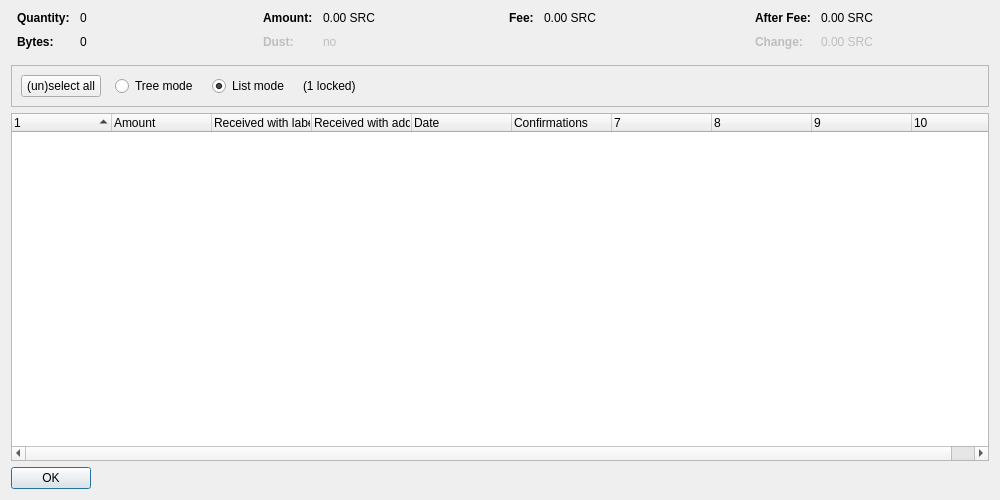
<?xml version="1.0" encoding="UTF-8"?>
<ui version="4.0">
 <class>CoinControlDialog</class>
 <widget class="QDialog" name="CoinControlDialog">
  <property name="geometry">
   <rect>
    <x>0</x>
    <y>0</y>
    <width>1000</width>
    <height>500</height>
   </rect>
  </property>
  <property name="windowTitle">
   <string>Coin Selection</string>
  </property>
  <layout class="QVBoxLayout" name="verticalLayout">
   <item>
    <layout class="QHBoxLayout" name="horizontalLayoutTop" stretch="0,0,0,0">
     <property name="topMargin">
      <number>0</number>
     </property>
     <property name="bottomMargin">
      <number>10</number>
     </property>
     <item>
      <layout class="QFormLayout" name="formLayoutCoinControl1">
       <property name="horizontalSpacing">
        <number>10</number>
       </property>
       <property name="verticalSpacing">
        <number>10</number>
       </property>
       <property name="leftMargin">
        <number>6</number>
       </property>
       <property name="rightMargin">
        <number>6</number>
       </property>
       <item row="0" column="0">
        <widget class="QLabel" name="labelCoinControlQuantityText">
         <property name="font">
          <font>
           <weight>75</weight>
           <bold>true</bold>
          </font>
         </property>
         <property name="text">
          <string>Quantity:</string>
         </property>
        </widget>
       </item>
       <item row="0" column="1">
        <widget class="QLabel" name="labelCoinControlQuantity">
         <property name="cursor">
          <cursorShape>IBeamCursor</cursorShape>
         </property>
         <property name="contextMenuPolicy">
          <enum>Qt::ActionsContextMenu</enum>
         </property>
         <property name="text">
          <string notr="true">0</string>
         </property>
         <property name="textInteractionFlags">
          <set>Qt::LinksAccessibleByMouse|Qt::TextSelectableByKeyboard|Qt::TextSelectableByMouse</set>
         </property>
        </widget>
       </item>
       <item row="1" column="0">
        <widget class="QLabel" name="labelCoinControlBytesText">
         <property name="font">
          <font>
           <weight>75</weight>
           <bold>true</bold>
          </font>
         </property>
         <property name="text">
          <string>Bytes:</string>
         </property>
        </widget>
       </item>
       <item row="1" column="1">
        <widget class="QLabel" name="labelCoinControlBytes">
         <property name="cursor">
          <cursorShape>IBeamCursor</cursorShape>
         </property>
         <property name="contextMenuPolicy">
          <enum>Qt::ActionsContextMenu</enum>
         </property>
         <property name="text">
          <string notr="true">0</string>
         </property>
         <property name="textInteractionFlags">
          <set>Qt::LinksAccessibleByMouse|Qt::TextSelectableByKeyboard|Qt::TextSelectableByMouse</set>
         </property>
        </widget>
       </item>
      </layout>
     </item>
     <item>
      <layout class="QFormLayout" name="formLayoutCoinControl2">
       <property name="horizontalSpacing">
        <number>10</number>
       </property>
       <property name="verticalSpacing">
        <number>10</number>
       </property>
       <property name="leftMargin">
        <number>6</number>
       </property>
       <property name="rightMargin">
        <number>6</number>
       </property>
       <item row="0" column="0">
        <widget class="QLabel" name="labelCoinControlAmountText">
         <property name="font">
          <font>
           <weight>75</weight>
           <bold>true</bold>
          </font>
         </property>
         <property name="text">
          <string>Amount:</string>
         </property>
        </widget>
       </item>
       <item row="0" column="1">
        <widget class="QLabel" name="labelCoinControlAmount">
         <property name="cursor">
          <cursorShape>IBeamCursor</cursorShape>
         </property>
         <property name="contextMenuPolicy">
          <enum>Qt::ActionsContextMenu</enum>
         </property>
         <property name="text">
          <string notr="true">0.00 SRC</string>
         </property>
         <property name="textInteractionFlags">
          <set>Qt::LinksAccessibleByMouse|Qt::TextSelectableByKeyboard|Qt::TextSelectableByMouse</set>
         </property>
        </widget>
       </item>
       <item row="1" column="0">
        <widget class="QLabel" name="labelCoinControlLowOutputText">
         <property name="enabled">
          <bool>false</bool>
         </property>
         <property name="font">
          <font>
           <weight>75</weight>
           <bold>true</bold>
          </font>
         </property>
         <property name="text">
          <string>Dust:</string>
         </property>
        </widget>
       </item>
       <item row="1" column="1">
        <widget class="QLabel" name="labelCoinControlLowOutput">
         <property name="enabled">
          <bool>false</bool>
         </property>
         <property name="cursor">
          <cursorShape>IBeamCursor</cursorShape>
         </property>
         <property name="contextMenuPolicy">
          <enum>Qt::ActionsContextMenu</enum>
         </property>
         <property name="text">
          <string notr="true">no</string>
         </property>
         <property name="textInteractionFlags">
          <set>Qt::LinksAccessibleByMouse|Qt::TextSelectableByKeyboard|Qt::TextSelectableByMouse</set>
         </property>
        </widget>
       </item>
      </layout>
     </item>
     <item>
      <layout class="QFormLayout" name="formLayoutCoinControl3">
       <property name="horizontalSpacing">
        <number>10</number>
       </property>
       <property name="verticalSpacing">
        <number>10</number>
       </property>
       <property name="leftMargin">
        <number>6</number>
       </property>
       <property name="rightMargin">
        <number>6</number>
       </property>
       <item row="0" column="0">
        <widget class="QLabel" name="labelCoinControlFeeText">
         <property name="font">
          <font>
           <weight>75</weight>
           <bold>true</bold>
          </font>
         </property>
         <property name="text">
          <string>Fee:</string>
         </property>
        </widget>
       </item>
       <item row="0" column="1">
        <widget class="QLabel" name="labelCoinControlFee">
         <property name="cursor">
          <cursorShape>IBeamCursor</cursorShape>
         </property>
         <property name="contextMenuPolicy">
          <enum>Qt::ActionsContextMenu</enum>
         </property>
         <property name="text">
          <string notr="true">0.00 SRC</string>
         </property>
         <property name="textInteractionFlags">
          <set>Qt::LinksAccessibleByMouse|Qt::TextSelectableByKeyboard|Qt::TextSelectableByMouse</set>
         </property>
        </widget>
       </item>
      </layout>
     </item>
     <item>
      <layout class="QFormLayout" name="formLayoutCoinControl4">
       <property name="horizontalSpacing">
        <number>10</number>
       </property>
       <property name="verticalSpacing">
        <number>10</number>
       </property>
       <property name="leftMargin">
        <number>6</number>
       </property>
       <property name="rightMargin">
        <number>6</number>
       </property>
       <item row="0" column="0">
        <widget class="QLabel" name="labelCoinControlAfterFeeText">
         <property name="font">
          <font>
           <weight>75</weight>
           <bold>true</bold>
          </font>
         </property>
         <property name="text">
          <string>After Fee:</string>
         </property>
        </widget>
       </item>
       <item row="0" column="1">
        <widget class="QLabel" name="labelCoinControlAfterFee">
         <property name="cursor">
          <cursorShape>IBeamCursor</cursorShape>
         </property>
         <property name="contextMenuPolicy">
          <enum>Qt::ActionsContextMenu</enum>
         </property>
         <property name="text">
          <string notr="true">0.00 SRC</string>
         </property>
         <property name="textInteractionFlags">
          <set>Qt::LinksAccessibleByMouse|Qt::TextSelectableByKeyboard|Qt::TextSelectableByMouse</set>
         </property>
        </widget>
       </item>
       <item row="1" column="0">
        <widget class="QLabel" name="labelCoinControlChangeText">
         <property name="enabled">
          <bool>false</bool>
         </property>
         <property name="font">
          <font>
           <weight>75</weight>
           <bold>true</bold>
          </font>
         </property>
         <property name="text">
          <string>Change:</string>
         </property>
        </widget>
       </item>
       <item row="1" column="1">
        <widget class="QLabel" name="labelCoinControlChange">
         <property name="enabled">
          <bool>false</bool>
         </property>
         <property name="cursor">
          <cursorShape>IBeamCursor</cursorShape>
         </property>
         <property name="contextMenuPolicy">
          <enum>Qt::ActionsContextMenu</enum>
         </property>
         <property name="text">
          <string notr="true">0.00 SRC</string>
         </property>
         <property name="textInteractionFlags">
          <set>Qt::LinksAccessibleByMouse|Qt::TextSelectableByKeyboard|Qt::TextSelectableByMouse</set>
         </property>
        </widget>
       </item>
      </layout>
     </item>
    </layout>
   </item>
   <item>
    <widget class="QFrame" name="frame">
     <property name="minimumSize">
      <size>
       <width>0</width>
       <height>40</height>
      </size>
     </property>
     <property name="frameShape">
      <enum>QFrame::StyledPanel</enum>
     </property>
     <property name="frameShadow">
      <enum>QFrame::Sunken</enum>
     </property>
     <layout class="QHBoxLayout" name="horizontalLayout">
      <item>
       <layout class="QHBoxLayout" name="horizontalLayoutPanel" stretch="0,0,0,0,0">
        <property name="spacing">
         <number>14</number>
        </property>
        <item>
         <widget class="QPushButton" name="pushButtonSelectAll">
          <property name="sizePolicy">
           <sizepolicy hsizetype="Maximum" vsizetype="Fixed">
            <horstretch>0</horstretch>
            <verstretch>0</verstretch>
           </sizepolicy>
          </property>
          <property name="text">
           <string>(un)select all</string>
          </property>
          <property name="autoDefault">
           <bool>false</bool>
          </property>
         </widget>
        </item>
        <item>
         <widget class="QRadioButton" name="radioTreeMode">
          <property name="sizePolicy">
           <sizepolicy hsizetype="Maximum" vsizetype="Fixed">
            <horstretch>0</horstretch>
            <verstretch>0</verstretch>
           </sizepolicy>
          </property>
          <property name="text">
           <string>Tree mode</string>
          </property>
         </widget>
        </item>
        <item>
         <widget class="QRadioButton" name="radioListMode">
          <property name="sizePolicy">
           <sizepolicy hsizetype="Maximum" vsizetype="Fixed">
            <horstretch>0</horstretch>
            <verstretch>0</verstretch>
           </sizepolicy>
          </property>
          <property name="text">
           <string>List mode</string>
          </property>
          <property name="checked">
           <bool>true</bool>
          </property>
         </widget>
        </item>
        <item>
         <widget class="QLabel" name="labelLocked">
          <property name="text">
           <string notr="true">(1 locked)</string>
          </property>
         </widget>
        </item>
        <item>
         <spacer name="horizontalSpacer">
          <property name="orientation">
           <enum>Qt::Horizontal</enum>
          </property>
          <property name="sizeHint" stdset="0">
           <size>
            <width>40</width>
            <height>20</height>
           </size>
          </property>
         </spacer>
        </item>
       </layout>
      </item>
     </layout>
    </widget>
   </item>
   <item>
    <widget class="CoinControlTreeWidget" name="treeWidget">
     <property name="contextMenuPolicy">
      <enum>Qt::CustomContextMenu</enum>
     </property>
     <property name="sortingEnabled">
      <bool>false</bool>
     </property>
     <property name="columnCount">
      <number>10</number>
     </property>
     <attribute name="headerShowSortIndicator" stdset="0">
      <bool>true</bool>
     </attribute>
     <attribute name="headerStretchLastSection">
      <bool>false</bool>
     </attribute>
     <column>
      <property name="text">
       <string/>
      </property>
     </column>
     <column>
      <property name="text">
       <string>Amount</string>
      </property>
     </column>
     <column>
      <property name="text">
       <string>Received with label</string>
      </property>
     </column>
     <column>
      <property name="text">
       <string>Received with address</string>
      </property>
     </column>
     <column>
      <property name="text">
       <string>Date</string>
      </property>
     </column>
     <column>
      <property name="text">
       <string>Confirmations</string>
      </property>
      <property name="toolTip">
       <string>Confirmed</string>
      </property>
     </column>
     <column>
      <property name="text">
       <string/>
      </property>
     </column>
     <column>
      <property name="text">
       <string/>
      </property>
     </column>
     <column>
      <property name="text">
       <string/>
      </property>
     </column>
     <column>
      <property name="text">
       <string/>
      </property>
     </column>
    </widget>
   </item>
   <item>
    <widget class="QDialogButtonBox" name="buttonBox">
     <property name="sizePolicy">
      <sizepolicy hsizetype="Maximum" vsizetype="Fixed">
       <horstretch>0</horstretch>
       <verstretch>0</verstretch>
      </sizepolicy>
     </property>
     <property name="orientation">
      <enum>Qt::Horizontal</enum>
     </property>
     <property name="standardButtons">
      <set>QDialogButtonBox::Ok</set>
     </property>
    </widget>
   </item>
  </layout>
 </widget>
 <customwidgets>
  <customwidget>
   <class>CoinControlTreeWidget</class>
   <extends>QTreeWidget</extends>
   <header>coincontroltreewidget.h</header>
  </customwidget>
 </customwidgets>
 <resources/>
 <connections/>
</ui>
